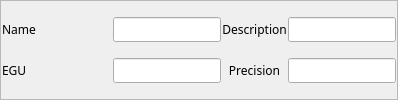
         <widget class="QFrame" name="frame_7">
          <property name="frameShape">
           <enum>QFrame::StyledPanel</enum>
          </property>
          <property name="frameShadow">
           <enum>QFrame::Raised</enum>
          </property>
          <layout class="QVBoxLayout" name="verticalLayout_7">
           <property name="spacing">
            <number>1</number>
           </property>
           <property name="margin">
            <number>1</number>
           </property>
           <item>
            <layout class="QHBoxLayout" name="horizontalLayout_10">
             <property name="spacing">
              <number>1</number>
             </property>
             <item>
              <widget class="QLabel" name="label_16">
               <property name="sizePolicy">
                <sizepolicy hsizetype="Fixed" vsizetype="Preferred">
                 <horstretch>0</horstretch>
                 <verstretch>0</verstretch>
                </sizepolicy>
               </property>
               <property name="minimumSize">
                <size>
                 <width>110</width>
                 <height>1</height>
                </size>
               </property>
               <property name="font">
                <font>
                 <family>Abyssinica SIL</family>
                 <pointsize>9</pointsize>
                </font>
               </property>
               <property name="text">
                <string>Name</string>
               </property>
               <property name="alignment">
                <set>Qt::AlignLeading|Qt::AlignLeft|Qt::AlignVCenter</set>
               </property>
              </widget>
             </item>
             <item>
              <widget class="QELineEdit" name="qelineedit_17">
               <property name="sizePolicy">
                <sizepolicy hsizetype="Minimum" vsizetype="Fixed">
                 <horstretch>0</horstretch>
                 <verstretch>0</verstretch>
                </sizepolicy>
               </property>
               <property name="minimumSize">
                <size>
                 <width>80</width>
                 <height>0</height>
                </size>
               </property>
               <property name="font">
                <font>
                 <family>Abyssinica SIL</family>
                 <pointsize>9</pointsize>
                </font>
               </property>
               <property name="variable" stdset="0">
                <string>$(DMC)$(M).NAME</string>
               </property>
               <property name="addUnits">
                <bool>true</bool>
               </property>
              </widget>
             </item>
             <item>
              <widget class="QLabel" name="label_19">
               <property name="sizePolicy">
                <sizepolicy hsizetype="Preferred" vsizetype="Preferred">
                 <horstretch>0</horstretch>
                 <verstretch>0</verstretch>
                </sizepolicy>
               </property>
               <property name="minimumSize">
                <size>
                 <width>0</width>
                 <height>0</height>
                </size>
               </property>
               <property name="font">
                <font>
                 <family>Abyssinica SIL</family>
                 <pointsize>9</pointsize>
                </font>
               </property>
               <property name="text">
                <string>Description</string>
               </property>
               <property name="alignment">
                <set>Qt::AlignCenter</set>
               </property>
              </widget>
             </item>
             <item>
              <widget class="QELineEdit" name="qelineedit_18">
               <property name="sizePolicy">
                <sizepolicy hsizetype="Minimum" vsizetype="Fixed">
                 <horstretch>0</horstretch>
                 <verstretch>0</verstretch>
                </sizepolicy>
               </property>
               <property name="minimumSize">
                <size>
                 <width>0</width>
                 <height>0</height>
                </size>
               </property>
               <property name="font">
                <font>
                 <family>Abyssinica SIL</family>
                 <pointsize>9</pointsize>
                </font>
               </property>
               <property name="variable" stdset="0">
                <string>$(DMC)$(M).DESC</string>
               </property>
              </widget>
             </item>
            </layout>
           </item>
           <item>
            <layout class="QHBoxLayout" name="horizontalLayout_11">
             <property name="spacing">
              <number>1</number>
             </property>
             <item>
              <widget class="QLabel" name="label_20">
               <property name="sizePolicy">
                <sizepolicy hsizetype="Fixed" vsizetype="Preferred">
                 <horstretch>0</horstretch>
                 <verstretch>0</verstretch>
                </sizepolicy>
               </property>
               <property name="minimumSize">
                <size>
                 <width>110</width>
                 <height>1</height>
                </size>
               </property>
               <property name="font">
                <font>
                 <family>Abyssinica SIL</family>
                 <pointsize>9</pointsize>
                </font>
               </property>
               <property name="text">
                <string>EGU</string>
               </property>
               <property name="alignment">
                <set>Qt::AlignLeading|Qt::AlignLeft|Qt::AlignVCenter</set>
               </property>
              </widget>
             </item>
             <item>
              <widget class="QELineEdit" name="qelineedit_19">
               <property name="sizePolicy">
                <sizepolicy hsizetype="Minimum" vsizetype="Fixed">
                 <horstretch>0</horstretch>
                 <verstretch>0</verstretch>
                </sizepolicy>
               </property>
               <property name="minimumSize">
                <size>
                 <width>80</width>
                 <height>0</height>
                </size>
               </property>
               <property name="font">
                <font>
                 <family>Abyssinica SIL</family>
                 <pointsize>9</pointsize>
                </font>
               </property>
               <property name="variable" stdset="0">
                <string>$(DMC)$(M).EGU</string>
               </property>
               <property name="addUnits">
                <bool>true</bool>
               </property>
              </widget>
             </item>
             <item>
              <widget class="QLabel" name="label_21">
               <property name="sizePolicy">
                <sizepolicy hsizetype="Preferred" vsizetype="Preferred">
                 <horstretch>0</horstretch>
                 <verstretch>0</verstretch>
                </sizepolicy>
               </property>
               <property name="minimumSize">
                <size>
                 <width>0</width>
                 <height>0</height>
                </size>
               </property>
               <property name="font">
                <font>
                 <family>Abyssinica SIL</family>
                 <pointsize>9</pointsize>
                </font>
               </property>
               <property name="text">
                <string>Precision</string>
               </property>
               <property name="alignment">
                <set>Qt::AlignCenter</set>
               </property>
              </widget>
             </item>
             <item>
              <widget class="QELineEdit" name="qelineedit_21">
               <property name="sizePolicy">
                <sizepolicy hsizetype="Minimum" vsizetype="Fixed">
                 <horstretch>0</horstretch>
                 <verstretch>0</verstretch>
                </sizepolicy>
               </property>
               <property name="minimumSize">
                <size>
                 <width>0</width>
                 <height>0</height>
                </size>
               </property>
               <property name="font">
                <font>
                 <family>Abyssinica SIL</family>
                 <pointsize>9</pointsize>
                </font>
               </property>
               <property name="variable" stdset="0">
                <string>$(DMC)$(M).PREC</string>
               </property>
              </widget>
             </item>
            </layout>
           </item>
          </layout>
         </widget>
